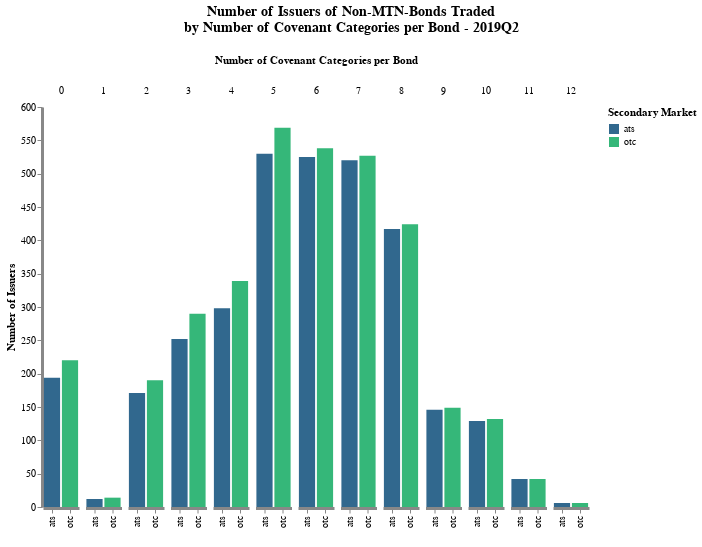

The code cell stored with this chart in its notebook:
### Code cell
pl[1]

### Figure 1 — Vega-Lite specification as saved in the notebook (floating-point values rounded to 4 significant figures)
{"config": {"axis": {"domainWidth": 3}, "opacity": {"value": 0.7}, "view": {"stroke": "transparent"}}, "data": {"values": [{"perc_sbm_rt_total": 5.984, "perc_sbm_total": 5.984, "period": "2019Q2", "rt": "any", "sbm": "ats", "sum_num_cov": 0, "value": 194, "variable": "issuers_by_num_cov"}, {"perc_sbm_rt_total": 0.3701, "perc_sbm_total": 0.3701, "period": "2019Q2", "rt": "any", "sbm": "ats", "sum_num_cov": 1, "value": 12, "variable": "issuers_by_num_cov"}, {"perc_sbm_rt_total": 5.275, "perc_sbm_total": 5.275, "period": "2019Q2", "rt": "any", "sbm": "ats", "sum_num_cov": 2, "value": 171, "variable": "issuers_by_num_cov"}, {"perc_sbm_rt_total": 7.773, "perc_sbm_total": 7.773, "period": "2019Q2", "rt": "any", "sbm": "ats", "sum_num_cov": 3, "value": 252, "variable": "issuers_by_num_cov"}, {"perc_sbm_rt_total": 9.192, "perc_sbm_total": 9.192, "period": "2019Q2", "rt": "any", "sbm": "ats", "sum_num_cov": 4, "value": 298, "variable": "issuers_by_num_cov"}, {"perc_sbm_rt_total": 16.35, "perc_sbm_total": 16.35, "period": "2019Q2", "rt": "any", "sbm": "ats", "sum_num_cov": 5, "value": 530, "variable": "issuers_by_num_cov"}, {"perc_sbm_rt_total": 16.19, "perc_sbm_total": 16.19, "period": "2019Q2", "rt": "any", "sbm": "ats", "sum_num_cov": 6, "value": 525, "variable": "issuers_by_num_cov"}, {"perc_sbm_rt_total": 16.04, "perc_sbm_total": 16.04, "period": "2019Q2", "rt": "any", "sbm": "ats", "sum_num_cov": 7, "value": 520, "variable": "issuers_by_num_cov"}, {"perc_sbm_rt_total": 12.86, "perc_sbm_total": 12.86, "period": "2019Q2", "rt": "any", "sbm": "ats", "sum_num_cov": 8, "value": 417, "variable": "issuers_by_num_cov"}, {"perc_sbm_rt_total": 4.503, "perc_sbm_total": 4.503, "period": "2019Q2", "rt": "any", "sbm": "ats", "sum_num_cov": 9, "value": 146, "variable": "issuers_by_num_cov"}, {"perc_sbm_rt_total": 3.979, "perc_sbm_total": 3.979, "period": "2019Q2", "rt": "any", "sbm": "ats", "sum_num_cov": 10, "value": 129, "variable": "issuers_by_num_cov"}, {"perc_sbm_rt_total": 1.295, "perc_sbm_total": 1.295, "period": "2019Q2", "rt": "any", "sbm": "ats", "sum_num_cov": 11, "value": 42, "variable": "issuers_by_num_cov"}, {"perc_sbm_rt_total": 0.1851, "perc_sbm_total": 0.1851, "period": "2019Q2", "rt": "any", "sbm": "ats", "sum_num_cov": 12, "value": 6, "variable": "issuers_by_num_cov"}, {"perc_sbm_rt_total": 6.395, "perc_sbm_total": 6.395, "period": "2019Q2", "rt": "any", "sbm": "otc", "sum_num_cov": 0, "value": 220, "variable": "issuers_by_num_cov"}, {"perc_sbm_rt_total": 0.407, "perc_sbm_total": 0.407, "period": "2019Q2", "rt": "any", "sbm": "otc", "sum_num_cov": 1, "value": 14, "variable": "issuers_by_num_cov"}, {"perc_sbm_rt_total": 5.523, "perc_sbm_total": 5.523, "period": "2019Q2", "rt": "any", "sbm": "otc", "sum_num_cov": 2, "value": 190, "variable": "issuers_by_num_cov"}, {"perc_sbm_rt_total": 8.43, "perc_sbm_total": 8.43, "period": "2019Q2", "rt": "any", "sbm": "otc", "sum_num_cov": 3, "value": 290, "variable": "issuers_by_num_cov"}, {"perc_sbm_rt_total": 9.855, "perc_sbm_total": 9.855, "period": "2019Q2", "rt": "any", "sbm": "otc", "sum_num_cov": 4, "value": 339, "variable": "issuers_by_num_cov"}, {"perc_sbm_rt_total": 16.54, "perc_sbm_total": 16.54, "period": "2019Q2", "rt": "any", "sbm": "otc", "sum_num_cov": 5, "value": 569, "variable": "issuers_by_num_cov"}, {"perc_sbm_rt_total": 15.64, "perc_sbm_total": 15.64, "period": "2019Q2", "rt": "any", "sbm": "otc", "sum_num_cov": 6, "value": 538, "variable": "issuers_by_num_cov"}, {"perc_sbm_rt_total": 15.32, "perc_sbm_total": 15.32, "period": "2019Q2", "rt": "any", "sbm": "otc", "sum_num_cov": 7, "value": 527, "variable": "issuers_by_num_cov"}, {"perc_sbm_rt_total": 12.33, "perc_sbm_total": 12.33, "period": "2019Q2", "rt": "any", "sbm": "otc", "sum_num_cov": 8, "value": 424, "variable": "issuers_by_num_cov"}, {"perc_sbm_rt_total": 4.331, "perc_sbm_total": 4.331, "period": "2019Q2", "rt": "any", "sbm": "otc", "sum_num_cov": 9, "value": 149, "variable": "issuers_by_num_cov"}, {"perc_sbm_rt_total": 3.837, "perc_sbm_total": 3.837, "period": "2019Q2", "rt": "any", "sbm": "otc", "sum_num_cov": 10, "value": 132, "variable": "issuers_by_num_cov"}, {"perc_sbm_rt_total": 1.221, "perc_sbm_total": 1.221, "period": "2019Q2", "rt": "any", "sbm": "otc", "sum_num_cov": 11, "value": 42, "variable": "issuers_by_num_cov"}, {"perc_sbm_rt_total": 0.1744, "perc_sbm_total": 0.1744, "period": "2019Q2", "rt": "any", "sbm": "otc", "sum_num_cov": 12, "value": 6, "variable": "issuers_by_num_cov"}]}, "encoding": {"color": {"field": "sbm", "legend": {"title": "Secondary Market"}, "scale": {"scheme": "viridis"}, "type": "nominal"}, "column": {"field": "sum_num_cov", "sort": "ascending", "title": "Number of Covenant Categories per Bond", "type": "ordinal"}, "x": {"axis": {"title": " "}, "field": "sbm", "type": "nominal"}, "y": {"axis": {"grid": false, "stack": null, "title": "Number of Issuers"}, "field": "value", "type": "quantitative"}}, "height": 400, "mark": "bar", "spacing": 4.5, "title": {"align": "center", "anchor": "middle", "fontSize": 14, "offset": 20, "text": ["Number of Issuers of Non-MTN-Bonds Traded", " by Number of Covenant Categories per Bond - 2019Q2"]}, "width": {"step": 18}}
